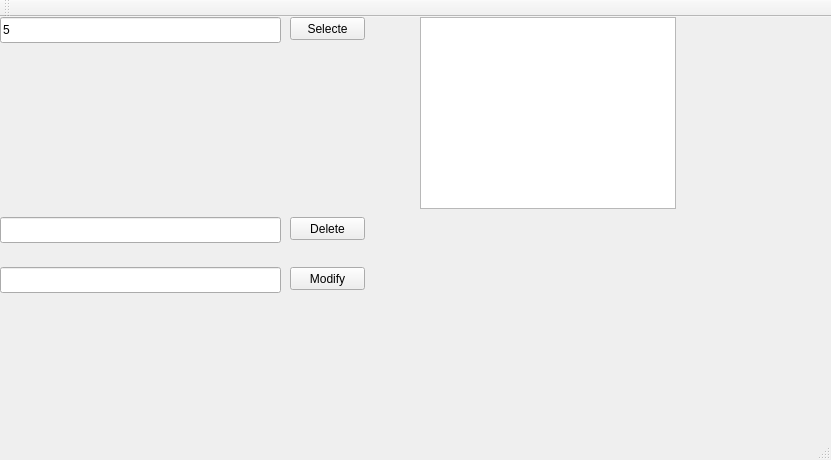
<?xml version="1.0" encoding="UTF-8"?>
<ui version="4.0">
 <class>research</class>
 <widget class="QMainWindow" name="research">
  <property name="geometry">
   <rect>
    <x>0</x>
    <y>0</y>
    <width>831</width>
    <height>460</height>
   </rect>
  </property>
  <property name="windowTitle">
   <string>research</string>
  </property>
  <widget class="QWidget" name="centralWidget">
   <widget class="QLineEdit" name="rechercheTextEdit">
    <property name="geometry">
     <rect>
      <x>0</x>
      <y>0</y>
      <width>281</width>
      <height>26</height>
     </rect>
    </property>
    <property name="text">
     <string>5</string>
    </property>
   </widget>
   <widget class="QPushButton" name="pushButton_selectUser">
    <property name="geometry">
     <rect>
      <x>290</x>
      <y>0</y>
      <width>75</width>
      <height>23</height>
     </rect>
    </property>
    <property name="text">
     <string>Selecte</string>
    </property>
   </widget>
   <widget class="QTextBrowser" name="textBrowser">
    <property name="geometry">
     <rect>
      <x>420</x>
      <y>0</y>
      <width>256</width>
      <height>192</height>
     </rect>
    </property>
   </widget>
   <widget class="QLineEdit" name="DeleteTextEdit">
    <property name="geometry">
     <rect>
      <x>0</x>
      <y>200</y>
      <width>281</width>
      <height>26</height>
     </rect>
    </property>
    <property name="text">
     <string/>
    </property>
   </widget>
   <widget class="QPushButton" name="pushButton_DeleteUser">
    <property name="geometry">
     <rect>
      <x>290</x>
      <y>200</y>
      <width>75</width>
      <height>23</height>
     </rect>
    </property>
    <property name="text">
     <string>Delete</string>
    </property>
   </widget>
   <widget class="QLineEdit" name="ModifyTextEdit">
    <property name="geometry">
     <rect>
      <x>0</x>
      <y>250</y>
      <width>281</width>
      <height>26</height>
     </rect>
    </property>
    <property name="text">
     <string/>
    </property>
   </widget>
   <widget class="QPushButton" name="pushButton_ModifyUser">
    <property name="geometry">
     <rect>
      <x>290</x>
      <y>250</y>
      <width>75</width>
      <height>23</height>
     </rect>
    </property>
    <property name="text">
     <string>Modify</string>
    </property>
   </widget>
  </widget>
  <widget class="QToolBar" name="mainToolBar">
   <attribute name="toolBarArea">
    <enum>TopToolBarArea</enum>
   </attribute>
   <attribute name="toolBarBreak">
    <bool>false</bool>
   </attribute>
  </widget>
  <widget class="QStatusBar" name="statusBar"/>
 </widget>
 <layoutdefault spacing="6" margin="11"/>
 <resources/>
 <connections/>
</ui>
